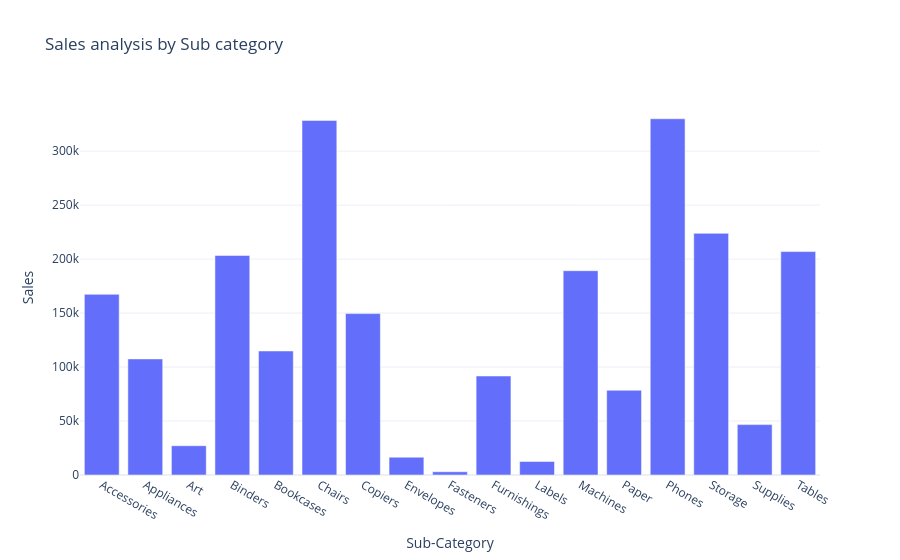

Notebook cell for this chart:
### Code cell
fig=px.bar(sales_by_subcategory,
           x='Sub-Category',
           y='Sales',
           title="Sales analysis by Sub category")
fig.show()

### Figure 1 — Plotly figure (JSON) as saved in the notebook; plotly's stock layout.template omitted (floating-point values rounded to 4 significant figures)
{"data": [{"alignmentgroup": "True", "hovertemplate": "Sub-Category=%{x}<br>Sales=%{y}<extra></extra>", "legendgroup": "", "marker": {"color": "#636efa", "pattern": {"shape": ""}}, "name": "", "offsetgroup": "", "orientation": "v", "showlegend": false, "textposition": "auto", "type": "bar", "x": ["Accessories", "Appliances", "Art", "Binders", "Bookcases", "Chairs", "Copiers", "Envelopes", "Fasteners", "Furnishings", "Labels", "Machines", "Paper", "Phones", "Storage", "Supplies", "Tables"], "xaxis": "x", "y": [167400.0, 107500.0, 27120.0, 203400.0, 114900.0, 328400.0, 149500.0, 16480.0, 3024.0, 91710.0, 12490.0, 189200.0, 78480.0, 330000.0, 223800.0, 46670.0, 207000.0], "yaxis": "y"}], "layout": {"barmode": "relative", "legend": {"tracegroupgap": 0}, "title": {"text": "Sales analysis by Sub category"}, "xaxis": {"anchor": "y", "domain": [0, 1], "title": {"text": "Sub-Category"}}, "yaxis": {"anchor": "x", "domain": [0, 1], "title": {"text": "Sales"}}}}
